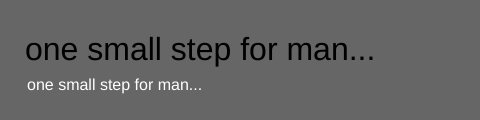
Frame 1 (no input)
Frame 60 (no input): identical to frame 1, image omitted
Frame 120 (the mouse pressed at the canvas centre since frame 60): identical to frame 1, image omitted

The p5.js sketch that drew this single still picture (run headless with seeded random() and noise() and a simulated clock; from frame 60 on, the mouse is pressed at the canvas centre):

// p5.js sketch
// ── sketch.js
//Creative Coding, 2017;
// Fonts

/*You can use the textFont() function to set the current font.
You can draw letters to the screen with the text()
function, and you can change the size with textSize()
*/

function setup() {
  createCanvas(480, 120);
  textFont("Arial"); //set the current font.
}

function draw() {
  background(102);

  //change the font size
  textSize(32);
  fill(0);//text color

  //draw letters to the screen with the text()
  //first argument is the text, x, y of starting point
  text("one small step for man...", 25, 60);

  fill(255);//text color
  textSize(16);
  text("one small step for man...", 27, 90);
}
